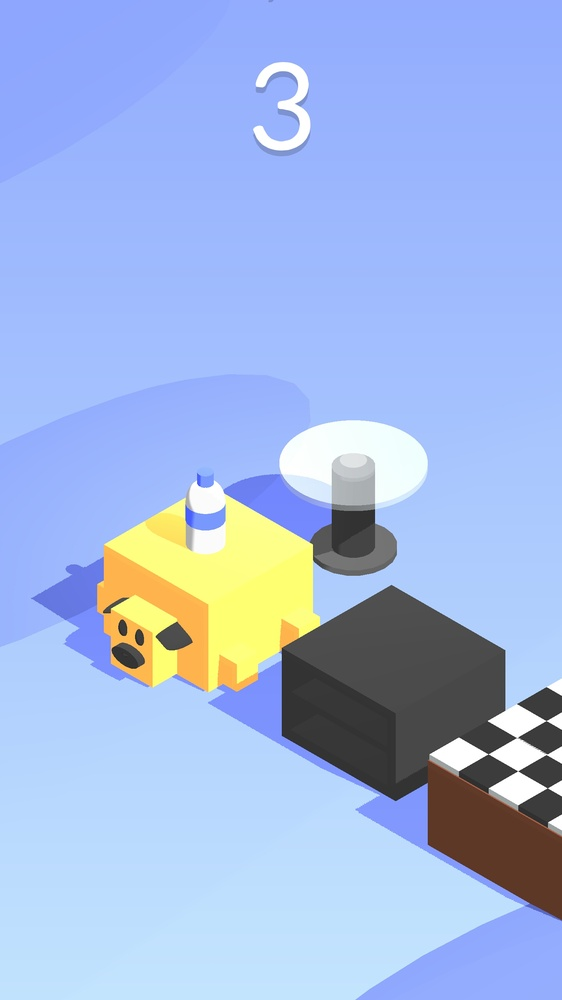
#> input picture cleartableshot.jpg, 562 x 1000 px, shrunk from 1440 x 2560 before the run
$ python look_for_contours.py   (older library calls are emulated)
#> lines starting #> are read from the running program, lines starting #| are printed output that depends on the picture; after the words box and inside, x2 and y2 are one past the last pixel; in counts of white or black regions, pixels touching at a corner belong together
# author:    Adrian Rosebrock
# website:   http://www.pyimagesearch.com

# USAGE
# BE SURE TO INSTALL 'imutils' PRIOR TO EXECUTING THIS COMMAND
# python sorting_contours.py

# import the necessary packages
from imutils import contours
import imutils
import cv2
from matplotlib import pyplot as plt

# load the shapes image clone it, convert it to grayscale, and
# detect edges in the image
image = cv2.imread("cleartableshot.jpg")
#> image is the input picture: shape (1000, 562, 3); mean B, G, R 226.7, 183.2, 161.5
orig = image.copy()
gray = cv2.cvtColor(image, cv2.COLOR_BGR2GRAY)
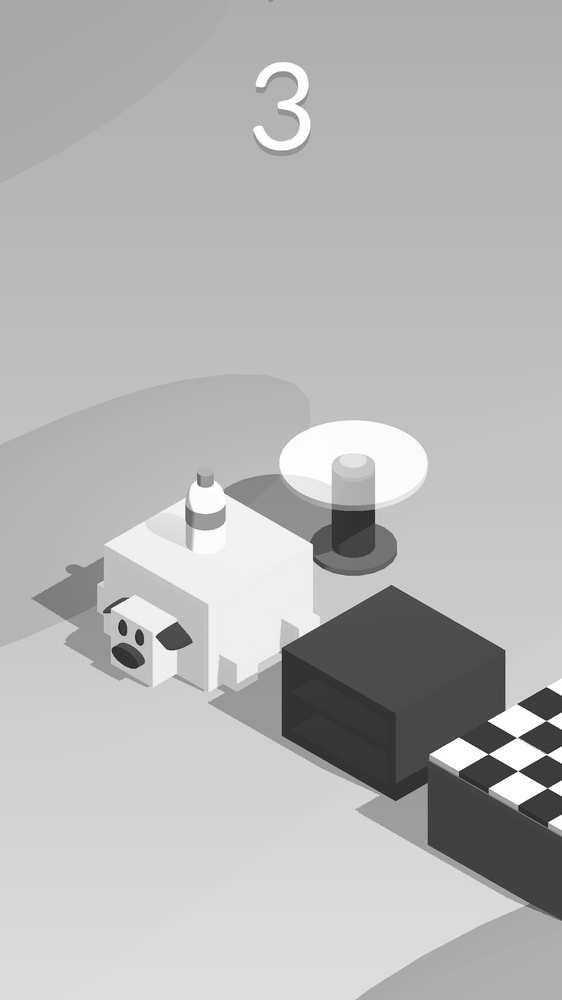
#> gray: shape (1000, 562); min 21, max 255, mean 181.8
edged = imutils.auto_canny(gray)
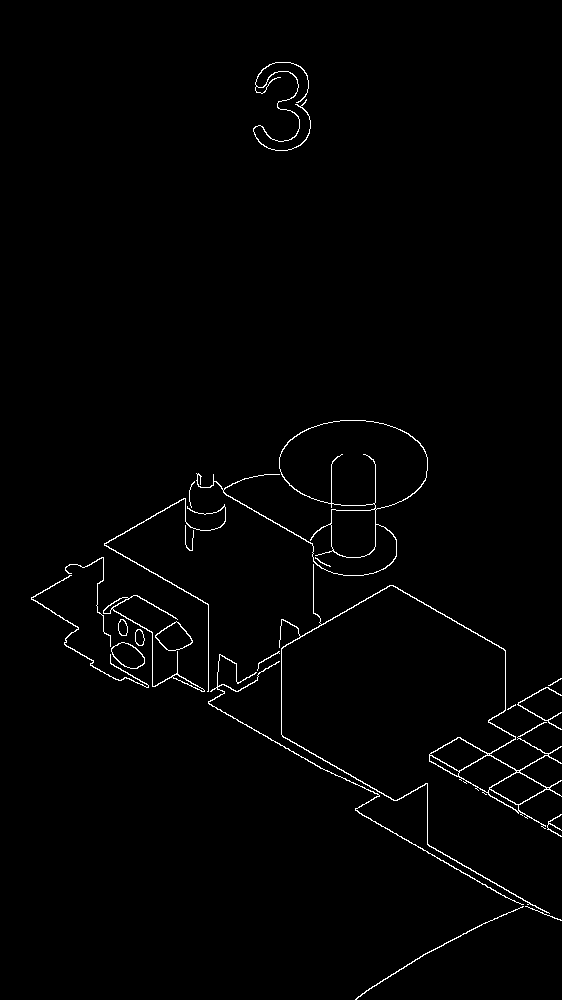
#> edged: shape (1000, 562); 1.3% white in thin lines or dots, all inside (x1, y1, x2, y2) = (31, 62, 562, 1000)

# find contours in the edge map using OpenCV 2.4.X
if imutils.is_cv2():
    print("which")
    (cnts, _) = cv2.findContours(edged.copy(), cv2.RETR_EXTERNAL,
                                 cv2.CHAIN_APPROX_SIMPLE)
#> cnts = 22 contours, 7 with area under 20; largest, box (x1, y1, x2, y2) and area: (196, 420, 428, 576) 12358, (279, 564, 562, 914) 4032, (155, 621, 193, 651) 666, (111, 642, 145, 669) 588, (103, 595, 205, 692) 306

# find contours in the edge map using OpenCV 3
elif imutils.is_cv3():
    print(cv2.findContours(edged.copy(), cv2.RETR_TREE,
                           cv2.CHAIN_APPROX_SIMPLE)[1])
    (img, cnts, _) = cv2.findContours(edged.copy(), cv2.RETR_EXTERNAL,
                                      cv2.CHAIN_APPROX_SIMPLE)
    cv2.imwrite('anything.png', img)

# # loop over the (unsorted) contours and label them
# # print(cnts)
# for (i, c) in enumerate(cnts):
#     orig = contours.label_contour(orig, c, i, color=(240, 0, 159))
#
# # loop over the sorting methods
# for method in ("top-to-bottom"):
#     # sort the contours
#     (cnts, boundingBoxes) = contours.sort_contours(cnts, method=method)
#     clone = image.copy()
#
#     # loop over the sorted contours and label them
#     for (i, c) in enumerate(cnts):
#         sortedImage = contours.label_contour(clone, c, i, color=(240, 0, 159))
#
#     # show the sorted contour image
#     cv2.imwrite('anything.png', sortedImage)

$ run again, with spidercentershot.jpg copied over cleartableshot.jpg
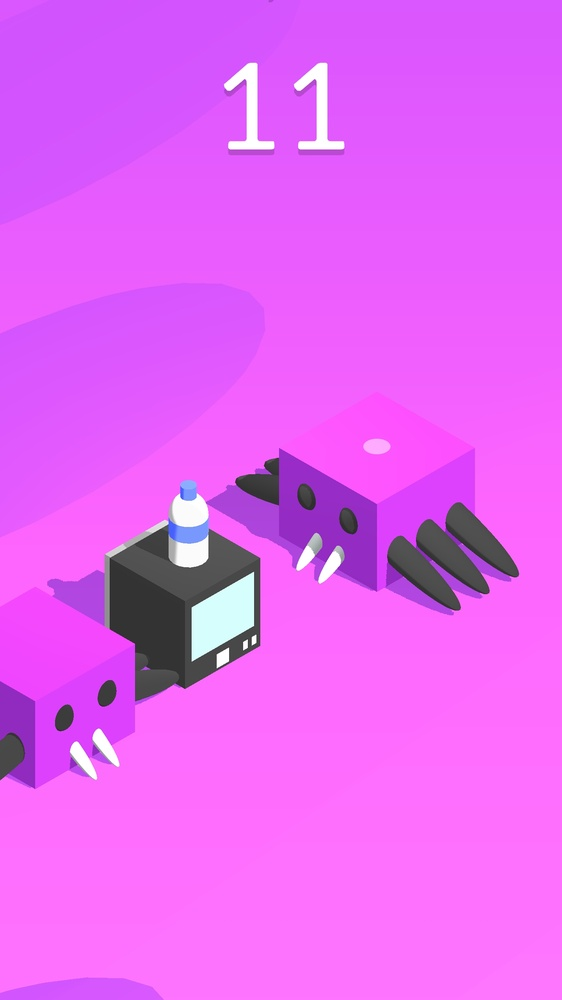
#> input picture spidercentershot.jpg, 562 x 1000 px, shrunk from 1440 x 2560 before the run
#> image is the input picture: shape (1000, 562, 3); mean B, G, R 243.8, 97.2, 228.9
#> `gray = cv2.cvtColor(image, cv2.COLOR_BGR2GRAY)`:
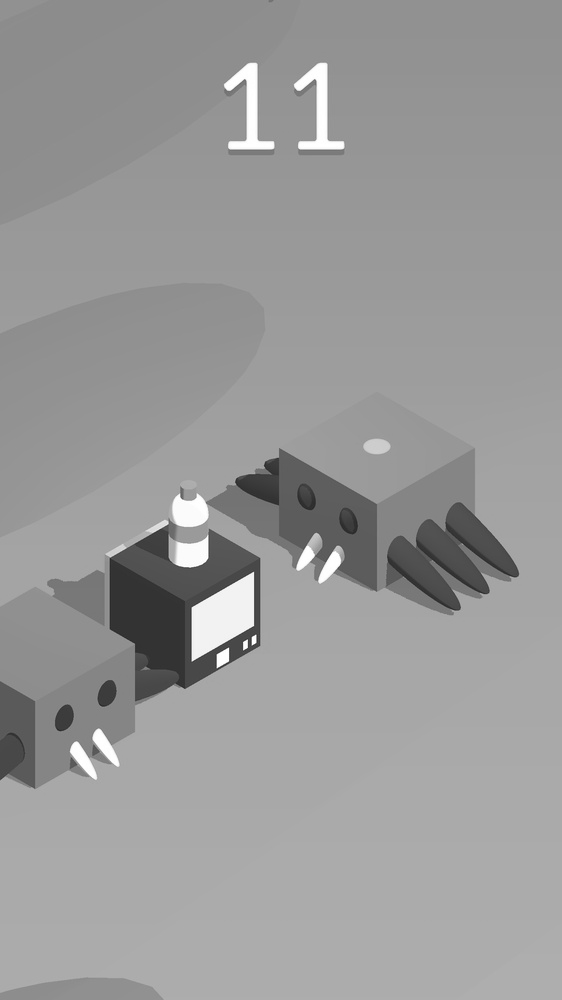
#> gray: shape (1000, 562); min 39, max 255, mean 153.3
#> `edged = imutils.auto_canny(gray)`:
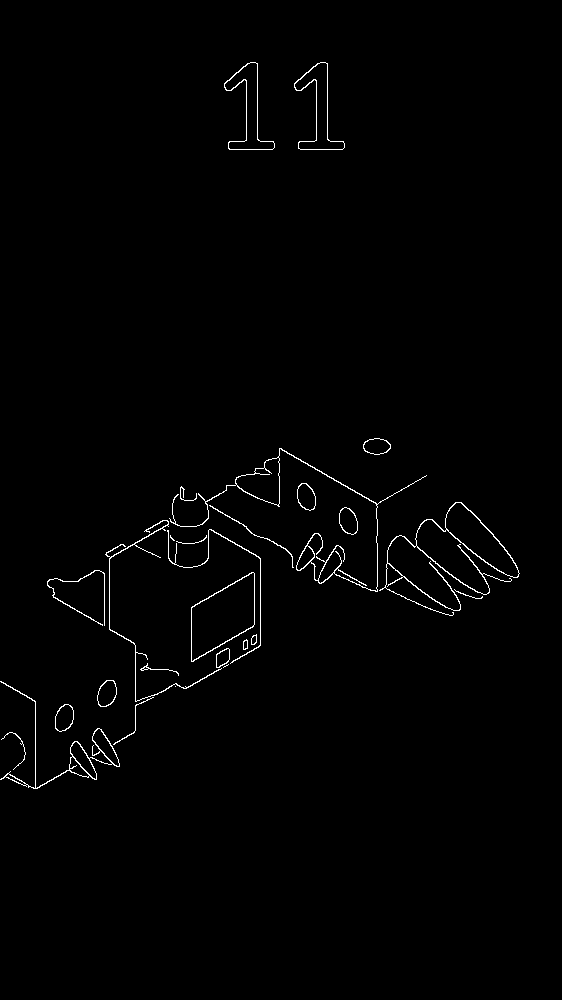
#> edged: shape (1000, 562); 1% white in thin lines or dots, all inside (x1, y1, x2, y2) = (0, 62, 520, 789)
#> cnts = 27 contours, 8 with area under 20; largest, box (x1, y1, x2, y2) and area: (191, 572, 255, 662) 3455, (379, 502, 520, 616) 2464, (169, 448, 427, 592) 1694, (294, 62, 345, 150) 1504, (224, 62, 275, 150) 1504
